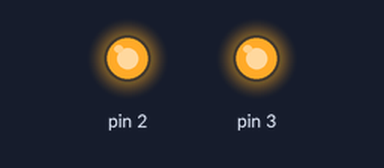
A sketch run on a simulated Arduino Uno, built with avr-gcc and run on an emulated ATmega328P. Shown: output pins drawn as LEDs (lit = HIGH).

Above: at 0.1 s.
Timing chart, 0 to 1.6 s (numbered marks = the images above):
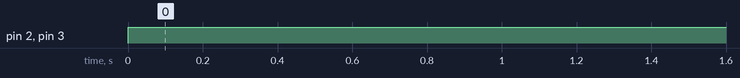

Measured:
- by itself, pin 2, pin 3: LOW → HIGH at 0.00 s

The sketch:

Sensore_umidit_.ino
```cpp
void setup() {
  Serial.begin( 9600 );
  pinMode(3,OUTPUT);
  pinMode(2,OUTPUT);
}

void loop() {
  digitalWrite(3,HIGH);
 digitalWrite(2,HIGH);


}
```
